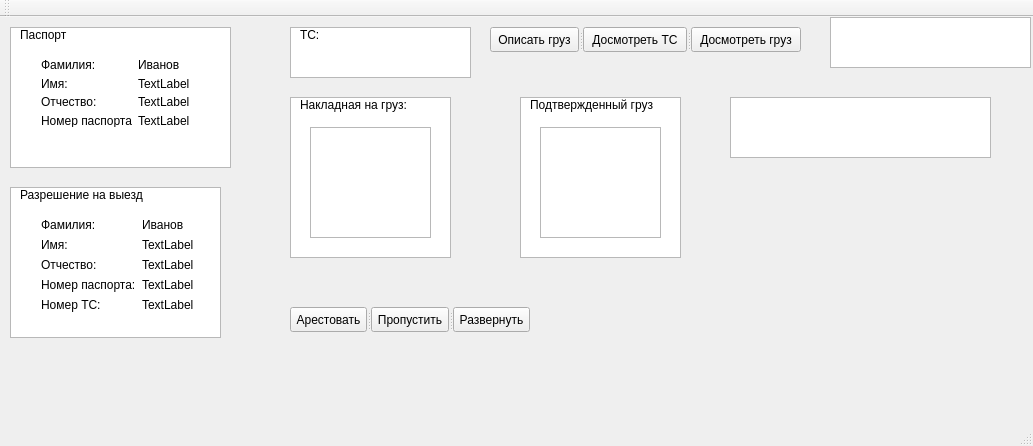
<?xml version="1.0" encoding="UTF-8"?>
<ui version="4.0">
 <class>QtARMClass</class>
 <widget class="QMainWindow" name="QtARMClass">
  <property name="geometry">
   <rect>
    <x>0</x>
    <y>0</y>
    <width>1033</width>
    <height>446</height>
   </rect>
  </property>
  <property name="windowTitle">
   <string>QtARM</string>
  </property>
  <widget class="QWidget" name="centralWidget">
   <widget class="QTextBrowser" name="textBrowser">
    <property name="geometry">
     <rect>
      <x>10</x>
      <y>10</y>
      <width>221</width>
      <height>141</height>
     </rect>
    </property>
   </widget>
   <widget class="QWidget" name="formLayoutWidget">
    <property name="geometry">
     <rect>
      <x>30</x>
      <y>30</y>
      <width>201</width>
      <height>91</height>
     </rect>
    </property>
    <layout class="QFormLayout" name="formLayout">
     <item row="0" column="0">
      <widget class="QLabel" name="label">
       <property name="text">
        <string>Фамилия:</string>
       </property>
      </widget>
     </item>
     <item row="0" column="1">
      <widget class="QLabel" name="passport_surname">
       <property name="text">
        <string>Иванов</string>
       </property>
      </widget>
     </item>
     <item row="1" column="0">
      <widget class="QLabel" name="label_3">
       <property name="text">
        <string>Имя:</string>
       </property>
      </widget>
     </item>
     <item row="1" column="1">
      <widget class="QLabel" name="passport_name">
       <property name="text">
        <string>TextLabel</string>
       </property>
      </widget>
     </item>
     <item row="2" column="0">
      <widget class="QLabel" name="label_4">
       <property name="text">
        <string>Отчество:</string>
       </property>
      </widget>
     </item>
     <item row="2" column="1">
      <widget class="QLabel" name="passport_patronymic">
       <property name="text">
        <string>TextLabel</string>
       </property>
      </widget>
     </item>
     <item row="3" column="0">
      <widget class="QLabel" name="label_7">
       <property name="text">
        <string>Номер паспорта</string>
       </property>
      </widget>
     </item>
     <item row="3" column="1">
      <widget class="QLabel" name="passport_num">
       <property name="text">
        <string>TextLabel</string>
       </property>
      </widget>
     </item>
    </layout>
   </widget>
   <widget class="QWidget" name="formLayoutWidget_2">
    <property name="geometry">
     <rect>
      <x>30</x>
      <y>190</y>
      <width>191</width>
      <height>117</height>
     </rect>
    </property>
    <layout class="QFormLayout" name="formLayout_2">
     <item row="0" column="0">
      <widget class="QLabel" name="label_2">
       <property name="text">
        <string>Фамилия:</string>
       </property>
      </widget>
     </item>
     <item row="0" column="1">
      <widget class="QLabel" name="passport_surname_2">
       <property name="text">
        <string>Иванов</string>
       </property>
      </widget>
     </item>
     <item row="1" column="0">
      <widget class="QLabel" name="label_5">
       <property name="text">
        <string>Имя:</string>
       </property>
      </widget>
     </item>
     <item row="1" column="1">
      <widget class="QLabel" name="passport_name_2">
       <property name="text">
        <string>TextLabel</string>
       </property>
      </widget>
     </item>
     <item row="2" column="0">
      <widget class="QLabel" name="label_6">
       <property name="text">
        <string>Отчество:</string>
       </property>
      </widget>
     </item>
     <item row="2" column="1">
      <widget class="QLabel" name="passport_patronymic_2">
       <property name="text">
        <string>TextLabel</string>
       </property>
      </widget>
     </item>
     <item row="3" column="0">
      <widget class="QLabel" name="label_8">
       <property name="text">
        <string>Номер паспорта:</string>
       </property>
      </widget>
     </item>
     <item row="3" column="1">
      <widget class="QLabel" name="passport_num_2">
       <property name="text">
        <string>TextLabel</string>
       </property>
      </widget>
     </item>
     <item row="4" column="0">
      <widget class="QLabel" name="label_9">
       <property name="text">
        <string>Номер ТС:</string>
       </property>
      </widget>
     </item>
     <item row="4" column="1">
      <widget class="QLabel" name="passport_carnum_2">
       <property name="text">
        <string>TextLabel</string>
       </property>
      </widget>
     </item>
    </layout>
   </widget>
   <widget class="QTextBrowser" name="textBrowser_2">
    <property name="geometry">
     <rect>
      <x>10</x>
      <y>170</y>
      <width>211</width>
      <height>151</height>
     </rect>
    </property>
    <property name="tabChangesFocus">
     <bool>false</bool>
    </property>
   </widget>
   <widget class="QLabel" name="label_10">
    <property name="geometry">
     <rect>
      <x>20</x>
      <y>10</y>
      <width>55</width>
      <height>16</height>
     </rect>
    </property>
    <property name="text">
     <string>Паспорт</string>
    </property>
   </widget>
   <widget class="QLabel" name="label_11">
    <property name="geometry">
     <rect>
      <x>20</x>
      <y>170</y>
      <width>130</width>
      <height>16</height>
     </rect>
    </property>
    <property name="text">
     <string>Разрешение на выезд</string>
    </property>
   </widget>
   <widget class="QTextBrowser" name="textBrowser_3">
    <property name="geometry">
     <rect>
      <x>290</x>
      <y>10</y>
      <width>181</width>
      <height>51</height>
     </rect>
    </property>
    <property name="tabChangesFocus">
     <bool>false</bool>
    </property>
   </widget>
   <widget class="QLabel" name="label_12">
    <property name="geometry">
     <rect>
      <x>300</x>
      <y>10</y>
      <width>31</width>
      <height>16</height>
     </rect>
    </property>
    <property name="text">
     <string>ТС:</string>
    </property>
   </widget>
   <widget class="QLabel" name="car_type">
    <property name="geometry">
     <rect>
      <x>330</x>
      <y>10</y>
      <width>101</width>
      <height>16</height>
     </rect>
    </property>
    <property name="text">
     <string/>
    </property>
   </widget>
   <widget class="QWidget" name="formLayoutWidget_3">
    <property name="geometry">
     <rect>
      <x>310</x>
      <y>30</y>
      <width>161</width>
      <height>21</height>
     </rect>
    </property>
    <layout class="QFormLayout" name="formLayout_3">
     <item row="0" column="0">
      <widget class="QLabel" name="label_14">
       <property name="text">
        <string>Номер:</string>
       </property>
      </widget>
     </item>
     <item row="0" column="1">
      <widget class="QLabel" name="vechile_num">
       <property name="text">
        <string>TextLabel</string>
       </property>
      </widget>
     </item>
    </layout>
   </widget>
   <widget class="QTextBrowser" name="textBrowser_4">
    <property name="geometry">
     <rect>
      <x>290</x>
      <y>80</y>
      <width>161</width>
      <height>161</height>
     </rect>
    </property>
    <property name="tabChangesFocus">
     <bool>false</bool>
    </property>
   </widget>
   <widget class="QLabel" name="label_15">
    <property name="geometry">
     <rect>
      <x>300</x>
      <y>80</y>
      <width>114</width>
      <height>16</height>
     </rect>
    </property>
    <property name="text">
     <string>Накладная на груз:</string>
    </property>
   </widget>
   <widget class="QTextBrowser" name="textBrowser_5">
    <property name="geometry">
     <rect>
      <x>310</x>
      <y>110</y>
      <width>121</width>
      <height>111</height>
     </rect>
    </property>
    <property name="tabChangesFocus">
     <bool>false</bool>
    </property>
    <property name="html">
     <string>&lt;!DOCTYPE HTML PUBLIC &quot;-//W3C//DTD HTML 4.0//EN&quot; &quot;http://www.w3.org/TR/REC-html40/strict.dtd&quot;&gt;
&lt;html&gt;&lt;head&gt;&lt;meta name=&quot;qrichtext&quot; content=&quot;1&quot; /&gt;&lt;style type=&quot;text/css&quot;&gt;
p, li { white-space: pre-wrap; }
&lt;/style&gt;&lt;/head&gt;&lt;body style=&quot; font-family:'MS Shell Dlg 2'; font-size:7.8pt; font-weight:400; font-style:normal;&quot;&gt;
&lt;p style=&quot;-qt-paragraph-type:empty; margin-top:0px; margin-bottom:0px; margin-left:0px; margin-right:0px; -qt-block-indent:0; text-indent:0px;&quot;&gt;&lt;br /&gt;&lt;/p&gt;&lt;/body&gt;&lt;/html&gt;</string>
    </property>
   </widget>
   <widget class="QTextBrowser" name="textBrowser_6">
    <property name="geometry">
     <rect>
      <x>540</x>
      <y>110</y>
      <width>121</width>
      <height>111</height>
     </rect>
    </property>
    <property name="tabChangesFocus">
     <bool>false</bool>
    </property>
    <property name="html">
     <string>&lt;!DOCTYPE HTML PUBLIC &quot;-//W3C//DTD HTML 4.0//EN&quot; &quot;http://www.w3.org/TR/REC-html40/strict.dtd&quot;&gt;
&lt;html&gt;&lt;head&gt;&lt;meta name=&quot;qrichtext&quot; content=&quot;1&quot; /&gt;&lt;style type=&quot;text/css&quot;&gt;
p, li { white-space: pre-wrap; }
&lt;/style&gt;&lt;/head&gt;&lt;body style=&quot; font-family:'MS Shell Dlg 2'; font-size:7.8pt; font-weight:400; font-style:normal;&quot;&gt;
&lt;p style=&quot;-qt-paragraph-type:empty; margin-top:0px; margin-bottom:0px; margin-left:0px; margin-right:0px; -qt-block-indent:0; text-indent:0px;&quot;&gt;&lt;br /&gt;&lt;/p&gt;&lt;/body&gt;&lt;/html&gt;</string>
    </property>
   </widget>
   <widget class="QTextBrowser" name="textBrowser_7">
    <property name="geometry">
     <rect>
      <x>520</x>
      <y>80</y>
      <width>161</width>
      <height>161</height>
     </rect>
    </property>
    <property name="tabChangesFocus">
     <bool>false</bool>
    </property>
   </widget>
   <widget class="QLabel" name="label_16">
    <property name="geometry">
     <rect>
      <x>530</x>
      <y>80</y>
      <width>131</width>
      <height>16</height>
     </rect>
    </property>
    <property name="text">
     <string>Подтвержденный груз</string>
    </property>
   </widget>
   <widget class="QTextBrowser" name="textBrowser_8">
    <property name="geometry">
     <rect>
      <x>730</x>
      <y>80</y>
      <width>261</width>
      <height>61</height>
     </rect>
    </property>
    <property name="tabChangesFocus">
     <bool>false</bool>
    </property>
    <property name="html">
     <string>&lt;!DOCTYPE HTML PUBLIC &quot;-//W3C//DTD HTML 4.0//EN&quot; &quot;http://www.w3.org/TR/REC-html40/strict.dtd&quot;&gt;
&lt;html&gt;&lt;head&gt;&lt;meta name=&quot;qrichtext&quot; content=&quot;1&quot; /&gt;&lt;style type=&quot;text/css&quot;&gt;
p, li { white-space: pre-wrap; }
&lt;/style&gt;&lt;/head&gt;&lt;body style=&quot; font-family:'MS Shell Dlg 2'; font-size:7.8pt; font-weight:400; font-style:normal;&quot;&gt;
&lt;p style=&quot;-qt-paragraph-type:empty; margin-top:0px; margin-bottom:0px; margin-left:0px; margin-right:0px; -qt-block-indent:0; text-indent:0px;&quot;&gt;&lt;br /&gt;&lt;/p&gt;&lt;/body&gt;&lt;/html&gt;</string>
    </property>
   </widget>
   <widget class="QTextBrowser" name="textBrowser_9">
    <property name="geometry">
     <rect>
      <x>830</x>
      <y>0</y>
      <width>201</width>
      <height>51</height>
     </rect>
    </property>
   </widget>
   <widget class="QSplitter" name="splitter">
    <property name="geometry">
     <rect>
      <x>290</x>
      <y>290</y>
      <width>240</width>
      <height>25</height>
     </rect>
    </property>
    <property name="orientation">
     <enum>Qt::Horizontal</enum>
    </property>
    <widget class="QPushButton" name="arrest">
     <property name="text">
      <string>Арестовать</string>
     </property>
    </widget>
    <widget class="QPushButton" name="go_to">
     <property name="text">
      <string>Пропустить</string>
     </property>
    </widget>
    <widget class="QPushButton" name="razvorot">
     <property name="text">
      <string>Развернуть</string>
     </property>
    </widget>
   </widget>
   <widget class="QSplitter" name="splitter_2">
    <property name="geometry">
     <rect>
      <x>490</x>
      <y>10</y>
      <width>311</width>
      <height>25</height>
     </rect>
    </property>
    <property name="orientation">
     <enum>Qt::Horizontal</enum>
    </property>
    <widget class="QPushButton" name="pushButton">
     <property name="text">
      <string>Описать груз</string>
     </property>
    </widget>
    <widget class="QPushButton" name="pushButton_2">
     <property name="text">
      <string>Досмотреть ТС</string>
     </property>
    </widget>
    <widget class="QPushButton" name="pushButton_3">
     <property name="text">
      <string>Досмотреть груз</string>
     </property>
    </widget>
   </widget>
   <zorder>splitter</zorder>
   <zorder>splitter_2</zorder>
   <zorder>textBrowser_7</zorder>
   <zorder>textBrowser_2</zorder>
   <zorder>textBrowser</zorder>
   <zorder>formLayoutWidget</zorder>
   <zorder>formLayoutWidget_2</zorder>
   <zorder>label_10</zorder>
   <zorder>label_11</zorder>
   <zorder>textBrowser_3</zorder>
   <zorder>label_12</zorder>
   <zorder>car_type</zorder>
   <zorder>formLayoutWidget_3</zorder>
   <zorder>textBrowser_4</zorder>
   <zorder>label_15</zorder>
   <zorder>textBrowser_5</zorder>
   <zorder>textBrowser_6</zorder>
   <zorder>label_16</zorder>
   <zorder>textBrowser_8</zorder>
   <zorder>textBrowser_9</zorder>
  </widget>
  <widget class="QMenuBar" name="menuBar">
   <property name="geometry">
    <rect>
     <x>0</x>
     <y>0</y>
     <width>1033</width>
     <height>25</height>
    </rect>
   </property>
  </widget>
  <widget class="QToolBar" name="mainToolBar">
   <attribute name="toolBarArea">
    <enum>TopToolBarArea</enum>
   </attribute>
   <attribute name="toolBarBreak">
    <bool>false</bool>
   </attribute>
  </widget>
  <widget class="QStatusBar" name="statusBar"/>
 </widget>
 <layoutdefault spacing="6" margin="11"/>
 <resources>
  <include location="QtARM.qrc"/>
 </resources>
 <connections/>
</ui>
